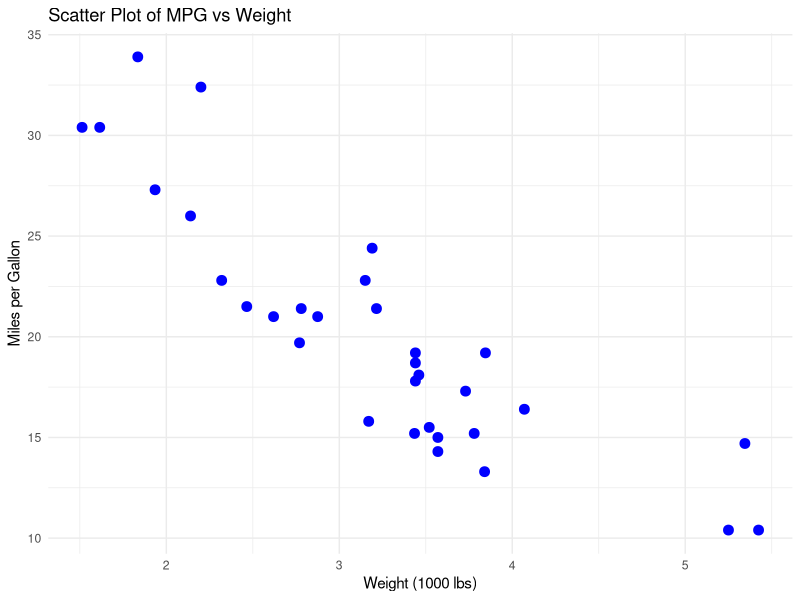
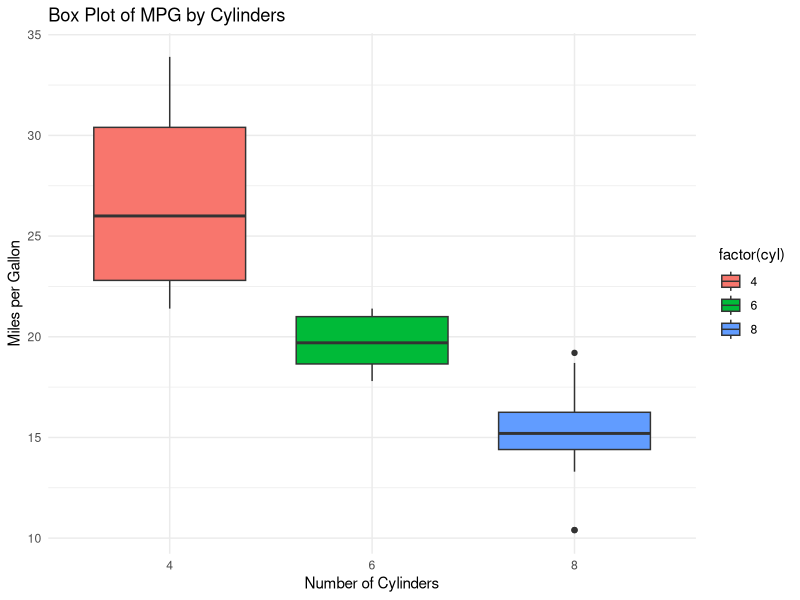
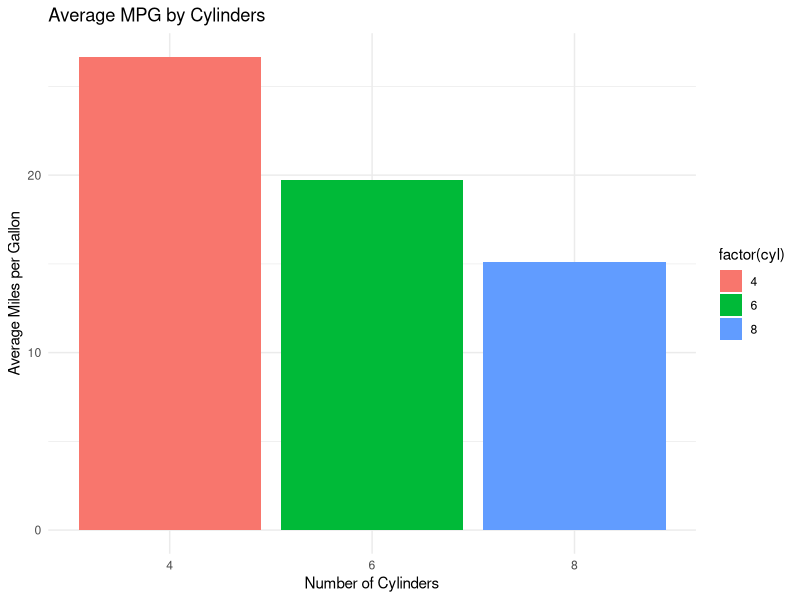
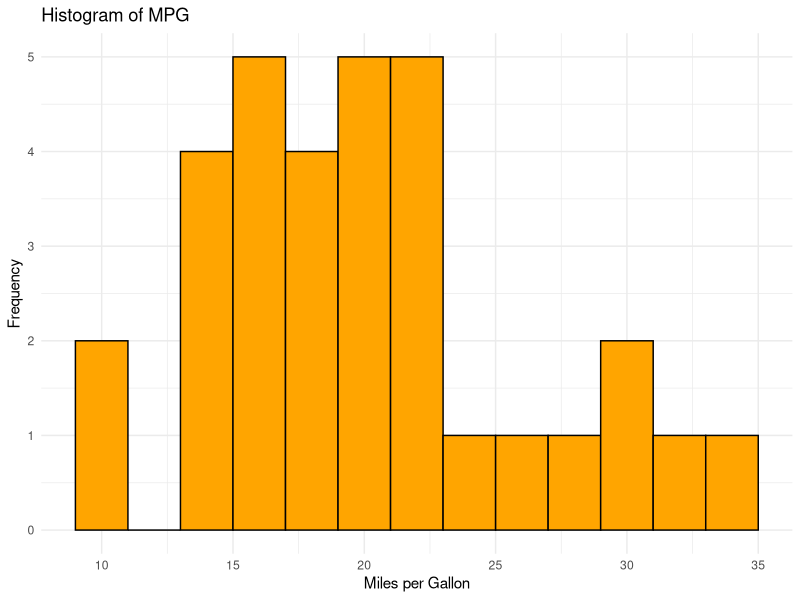
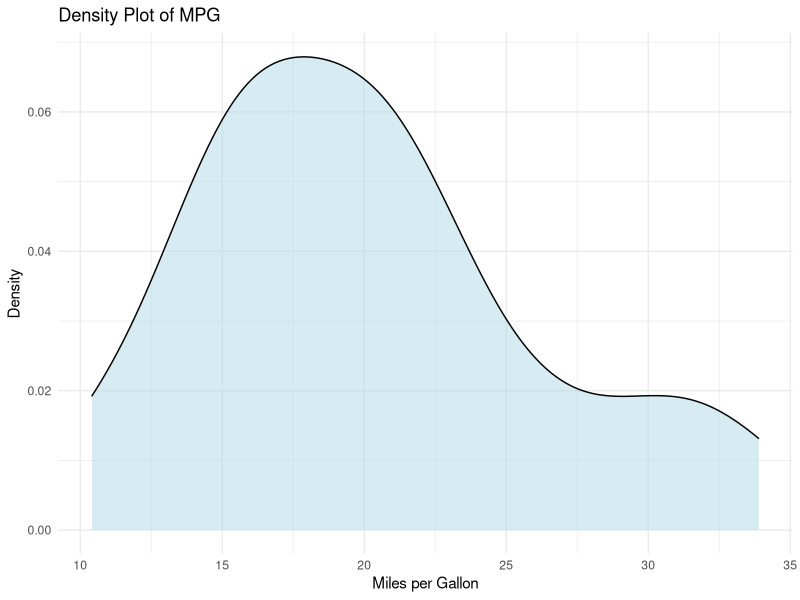
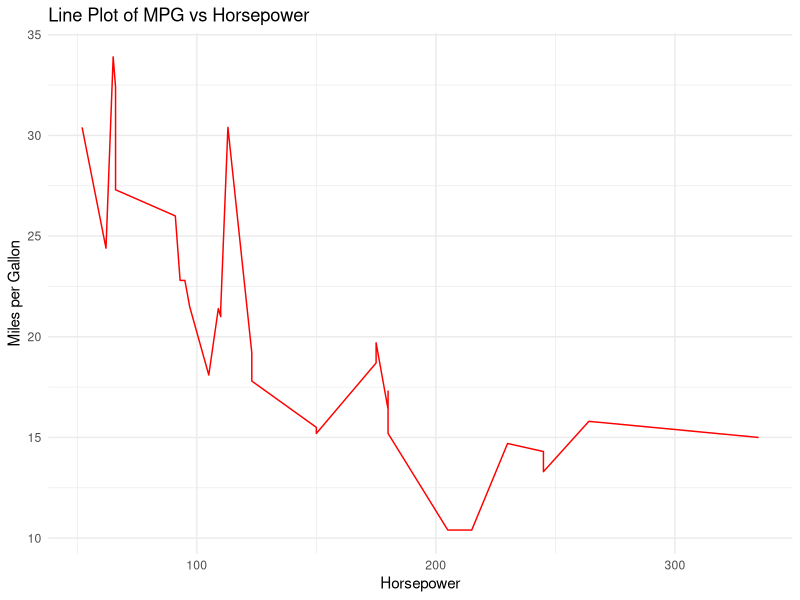
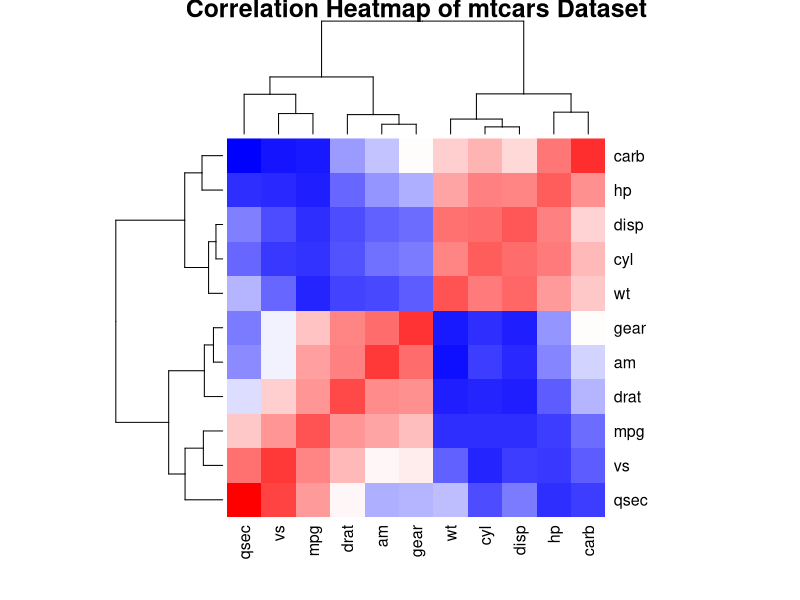
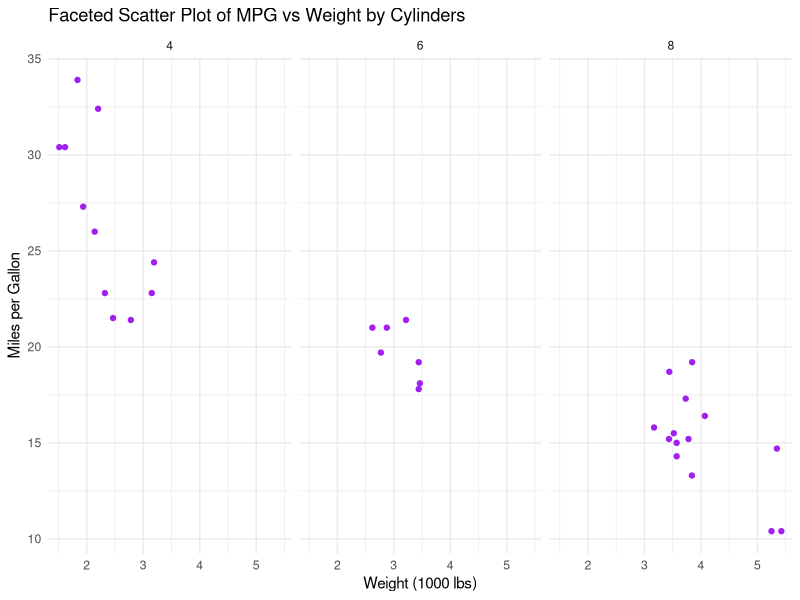

Generate these figures, in order, with R:
## ---- chunk 1
data("mtcars")

head(mtcars)

## ---- chunk 2
library(dplyr)

filtered_data <- mtcars %>%
  filter(cyl > 6)

head(filtered_data)

## ---- chunk 3
selected_data <- mtcars %>%
  select(mpg, cyl, hp)

head(selected_data)

## ---- chunk 4
sorted_data <- mtcars %>%
  arrange(desc(mpg))

head(sorted_data)

## ---- chunk 5
mutated_data <- mtcars %>%
  mutate(kmpl = mpg * 0.425)

head(mutated_data)

## ---- chunk 6
summary_data <- mtcars %>%
  group_by(cyl) %>%
  summarize(mean_mpg = mean(mpg),
            max_hp = max(hp))

print(summary_data)

## ---- chunk 7
renamed_data <- mtcars %>%
  rename(miles_per_gallon = mpg)

head(renamed_data)

## ---- chunk 8
row_numbered_data <- mtcars %>%
  mutate(row_num = row_number())

head(row_numbered_data)

## ---- chunk 9
car_names <- data.frame(
  car = rownames(mtcars),
  brand = c("Toyota", "Ford", "Mazda", "Honda", "Datsun", "Chrysler", "AMC", "Pontiac", "Fiat", "Porsche", "Lotus", "Ford", "Chevrolet", "Cadillac", "Lincoln", "Dodge", "Merc", "Valiant", "Duster", "Merc", "Merc", "Merc", "Merc", "Merc", "Merc", "Merc", "Merc", "Merc", "Merc", "Merc", "Merc", "Merc")
)

## ---- chunk 10
merged_data <- mtcars %>%
  mutate(car = rownames(mtcars)) %>%
  left_join(car_names, by = "car")

head(merged_data)

## ---- chunk 11
library(tidyr)

long_data <- mtcars %>%
  pivot_longer(cols = c(mpg, hp, wt), 
               names_to = "metric", 
               values_to = "value")

head(long_data)

## ---- chunk 12
mtcars_with_na <- mtcars
mtcars_with_na[1:5, "mpg"] <- NA

## ---- chunk 13
cleaned_data <- mtcars_with_na %>%
  drop_na(mpg)

head(cleaned_data)

## ---- chunk 14
library(ggplot2)

## ---- chunk 15
ggplot(mtcars, aes(x = wt, y = mpg)) +
  geom_point(color = "blue", size = 3) +
  labs(title = "Scatter Plot of MPG vs Weight",
       x = "Weight (1000 lbs)",
       y = "Miles per Gallon") +
  theme_minimal()

## ---- chunk 16
ggplot(mtcars, aes(x = factor(cyl), y = mpg, fill = factor(cyl))) +
  geom_boxplot() +
  labs(title = "Box Plot of MPG by Cylinders",
       x = "Number of Cylinders",
       y = "Miles per Gallon") +
  theme_minimal()

## ---- chunk 17
avg_mpg <- mtcars %>%
  group_by(cyl) %>%
  summarize(mean_mpg = mean(mpg))

ggplot(avg_mpg, aes(x = factor(cyl), y = mean_mpg, fill = factor(cyl))) +
  geom_bar(stat = "identity") +
  labs(title = "Average MPG by Cylinders",
       x = "Number of Cylinders",
       y = "Average Miles per Gallon") +
  theme_minimal()

## ---- chunk 18
ggplot(mtcars, aes(x = mpg)) +
  geom_histogram(binwidth = 2, fill = "orange", color = "black") +
  labs(title = "Histogram of MPG",
       x = "Miles per Gallon",
       y = "Frequency") +
  theme_minimal()

## ---- chunk 19
ggplot(mtcars, aes(x = mpg)) +
  geom_density(fill = "lightblue", alpha = 0.5) +
  labs(title = "Density Plot of MPG",
       x = "Miles per Gallon",
       y = "Density") +
  theme_minimal()

## ---- chunk 20
ggplot(mtcars, aes(x = hp, y = mpg)) +
  geom_line(color = "red") +
  labs(title = "Line Plot of MPG vs Horsepower",
       x = "Horsepower",
       y = "Miles per Gallon") +
  theme_minimal()

## ---- chunk 21
correlation_matrix <- cor(mtcars)
heatmap(correlation_matrix, 
        col = colorRampPalette(c("blue", "white", "red"))(100),
        main = "Correlation Heatmap of mtcars Dataset")

## ---- chunk 22
ggplot(mtcars, aes(x = wt, y = mpg)) +
  geom_point(color = "purple") +
  facet_wrap(~ cyl) +
  labs(title = "Faceted Scatter Plot of MPG vs Weight by Cylinders",
       x = "Weight (1000 lbs)",
       y = "Miles per Gallon") +
  theme_minimal()

## ---- chunk 23
ggplot(mtcars, aes(x = factor(cyl), y = mpg, fill = factor(cyl))) +
  geom_violin() +
  labs(title = "Violin Plot of MPG by Cylinders",
       x = "Number of Cylinders",
       y = "Miles per Gallon") +
  theme_minimal()

## ---- chunk 24
pairs(mtcars[, 1:5], 
      main = "Pair Plot of mtcars Dataset",
      pch = 19, 
      col = "darkblue")

## ---- chunk 25
custom_theme <- theme_minimal() +
  theme(
    plot.title = element_text(size = 16, face = "bold", hjust = 0.5),
    axis.title = element_text(size = 12),
    axis.text = element_text(size = 10),
    legend.position = "bottom"
  )

## ---- chunk 26
ggplot(mtcars, aes(x = wt, y = mpg)) +
  geom_point(color = "green", size = 3) +
  labs(title = "Custom Themed Scatter Plot",
       x = "Weight (1000 lbs)",
       y = "Miles per Gallon") +
  custom_theme

